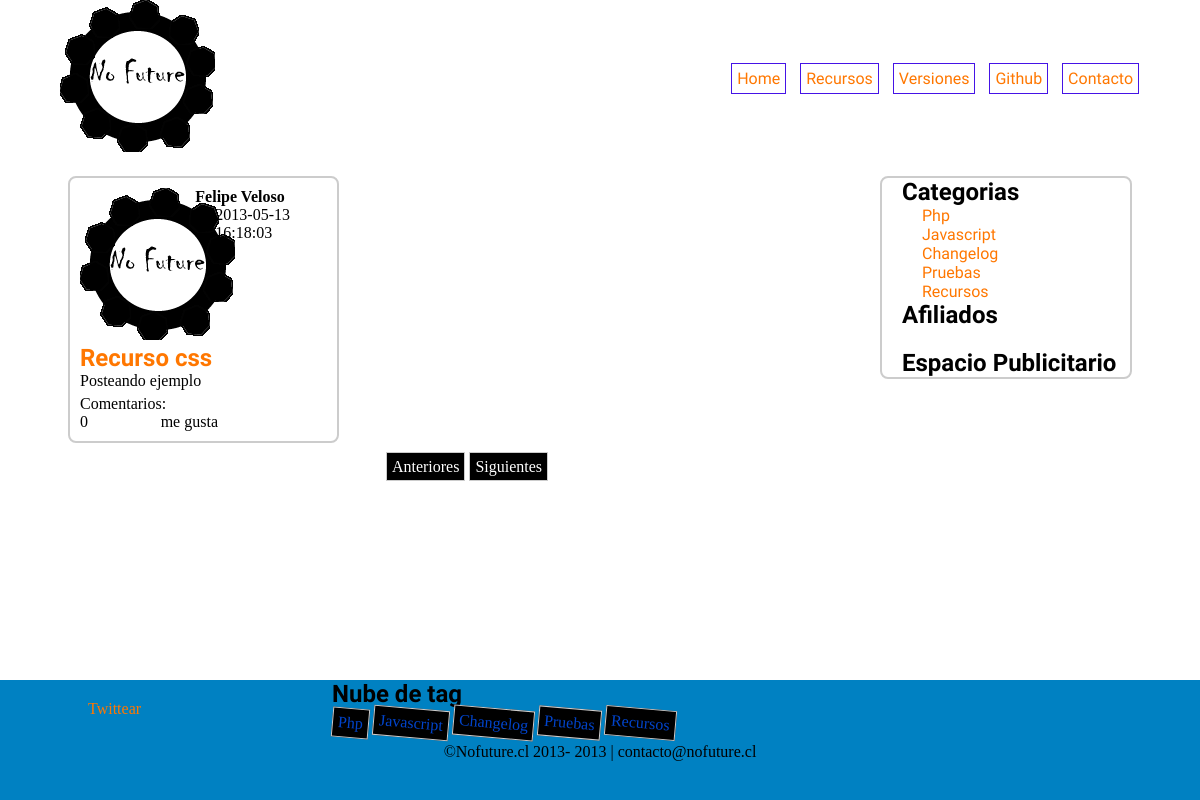
The app's page /recurso.php with its own data.
### tables this page shows
CREATE TABLE IF NOT EXISTS `pagina` (
  `idpagina` int(11) NOT NULL AUTO_INCREMENT,
  `nombre` varchar(100) DEFAULT NULL,
  `link` varchar(100) DEFAULT NULL,
  PRIMARY KEY (`idpagina`)
);

CREATE TABLE IF NOT EXISTS `post` (
  `idpost` int(11) NOT NULL AUTO_INCREMENT,
  `idusuario` int(11) DEFAULT NULL,
  `titulo` varchar(100) DEFAULT NULL,
  `fecha` datetime DEFAULT NULL,
  `contenido` text,
  `categoria` text,
  PRIMARY KEY (`idpost`)
);

CREATE TABLE IF NOT EXISTS `usuario` (
  `idusuario` int(11) NOT NULL AUTO_INCREMENT,
  `nombre` varchar(150) DEFAULT NULL,
  `fechanac` date DEFAULT NULL,
  `correo` varchar(150) DEFAULT NULL,
  `password` varchar(20) DEFAULT NULL,
  `foto` text,
  PRIMARY KEY (`idusuario`)
);

CREATE TABLE IF NOT EXISTS `categoria` (
  `idcategoria` int(11) NOT NULL AUTO_INCREMENT,
  `nombre_categoria` varchar(100) DEFAULT NULL,
  `slug` varchar(100) DEFAULT NULL,
  PRIMARY KEY (`idcategoria`)
);

### class/class.php (called while the page is built, shortened)
<?php
class Conectar{
	public static function con(){
		$con = mysql_connect("localhost","nofuture_bloger","Riraito1221");
		return $con;
	}
}
class blog{
	private $menu_bar = array();
	private $post_cat = array();
	private $categoria = array();
	private $usuario = array();
	public function get_menubar(){
		$sql = ("SELECT * FROM pagina");
		$res = mysql_query($sql,Conectar::con());
		while($reg = mysql_fetch_assoc($res)){
			$this->menu_bar[] = $reg;
		}
		return $this->menu_bar;
	}
	public function get_post_cat($inicio, $categoria){
		$sql = ("SELECT * FROM post WHERE categoria = '$categoria' ORDER BY idpost DESC LIMIT $inicio,10");
		$res = mysql_query($sql, Conectar::con());
		while($reg = mysql_fetch_assoc($res)){
			$this->post_cat[] = $reg;
		}
		return $this->post_cat;
	}
	public function get_cantidad_comentarios($idpost){
		$sql = ("SELECT COUNT(*) AS cuantos FROM comentario WHERE idpost = $idpost");
		$res = mysql_query($sql,Conectar::con());
		if($reg = mysql_fetch_array($res)){
			$total = $reg["cuantos"];
		}
		return $total;
	}
	public function get_categorias(){
		$sql = ("SELECT * FROM categoria");
		$res = mysql_query($sql, Conectar::con());
		while($reg = mysql_fetch_assoc($res)){
			$this->categoria[] = $reg;
		}
		return $this->categoria;
	}
	public function get_usuario($idusuario){
		$sql = ("SELECT * FROM usuario WHERE idusuario = '$idusuario'");
		$res = mysql_query($sql, Conectar::con());
		while($reg = mysql_fetch_assoc($res)){
			$this->usuario[] = $reg;
		}
		return $this->usuario;
	}
}
?>

### recurso.php (the view, shortened to what this page needs)
<?php include('header.php'); ?>
<section id="contenido">
	<?php
	include_once 'class/class.php';
	$blog = new blog();
	if(isset($_GET['pos'])){
		$inicio = $_GET['pos'];
	}
	else{
		$inicio = 0;
	}
	$post = $blog->get_post_cat($inicio, 'recursos');
	?>
	<section id="cuerporecurso">
		<?php for($i = 0; $i< sizeof($post); $i++){?>
		<?php
		$cantidad_comentario = $blog->get_cantidad_comentarios($post[$i]['idpost']);
		$usuario = $blog->get_usuario($post[$i]['idusuario']);
		$texto = str_replace(" ","-", $post[$i]['titulo']);
		?>
		<article class="vertical">
			<div class="fotorecurso">
				<img src="upload/<?php echo $usuario[0]['foto']; ?>"
					alt="Foto de Perfil <?php echo $post[$i]['titulo'] ?>" />
			</div>
			<div class="recursoestilo">
				<div class="autor">
					<?php echo $usuario[0]['nombre']?>
				</div>
				<div class="fecha">
					<?php echo $post[$i]['fecha']?>
				</div>
			</div>
			<div class="noticiarecurso">
				<div class="contenido">
					<h2>
						<a href="<?php echo $texto."c".$post[$i]["idpost"].".php"; ?>"><?php echo $post[$i]['titulo']; ?>
						</a>
					</h2>
					<?php echo $post[$i]['contenido'];?>
				</div>
				<div class="comentarios">
					Comentarios:
					<?php echo $cantidad_comentario ?>
				</div>
				<div class="social">me gusta</div>
			</div>
		</article>
		<?php }?>
		<div align="center" class="paginacion">
			<?php if($inicio == 0){?>
			<a href="javascript:void(0)" class="paginacionbtn">Anteriores</a>
			<?php }else{
				$anterior = $inicio-9;
				?>
			<a href="?pos=<?php echo $anterior;?>" class="paginacionbtn">Anteriores</a>
			<?php } ?>
			<?php if(count($post) == 9){
				$proximo = $inicio+9;
				?>
			<a href="?pos=<?php echo $proximo;?>" class="paginacionbtn">Anteriores</a>
			<?php
			}
			else{
	?>
		<a href="javascript:void(0)" class="paginacionbtn">Siguientes</a>
		<?php }
		?>
		</div>
	</section>
	<aside>
		<?php include('sidebar.php'); ?>
	</aside>
</section>
<footer>
	<?php include('footer.php'); ?>
</footer>
</body>
</html>

### header.php (shortened to what this page needs)
<?php
include_once 'class/class.php';
$blog = new blog();
$menubar =  $blog->get_menubar();
?>
<!DOCTYPE html>
<html>
<head>
<link rel="stylesheet" type="text/css" href="css/estilos.css">
</head>
<body>
	<header>
		<div id="logo" align="left">
			<a href="index.php"><img src="images/logo.png" /> </a>
		</div>
		<nav>
			<ul>
				<?php for($i = 0; $i<sizeof($menubar);$i++){ ?>
				<li><a href="<?php echo $menubar[$i]['link']; ?>"><?php echo $menubar[$i]['nombre'];?>
				</a></li>
				<?php }?>
			</ul>
		</nav>
	</header>

### sidebar.php (shortened to what this page needs)
<?php
include_once 'class/class.php';
$blog = new blog();
$categorias =  $blog->get_categorias();
?>
<ul>
	<li><h2>Categorias</h2></li>
	<?php for($i = 0; $i<sizeof($categorias);$i++){ ?>
	<li><a href="entradas.php?cat=<?php echo $categorias[$i]['slug'];?>"><?php echo $categorias[$i]['nombre_categoria']; ?>
	</a></li>
	<?php }?>
	<li><h2>Afiliados</h2></li>
</ul>
<div id="publicidad">
	<h2>Espacio Publicitario</h2>
</div>

### footer.php (shortened to what this page needs)
<?php
include_once 'class/class.php';
$tager_blog = new blog();
$tager = $tager_blog->get_categorias();
?>
<div id="socialmedia">
	<a href="https://twitter.com/share/" class="twitter-share-button"
		data-count="vertical" data-url="http://nofuture.cl"
		data-text="Visita Nofuture.cl Tu lugar para todo"
		data-via="Nofuturecl" data-lang="es">Twittear</a>
</div>
<div id="nubetags">
	<h2>Nube de tag</h2>
	<?php for($i = 0 ;$i<sizeof($tager);$i++){?>
	<div class="tager">
		<a href="entradas.php?cat=<?php echo $tager[$i]['slug']; ?>"><?php echo $tager[$i]['nombre_categoria']; ?>
		</a>
	</div>
	<?php }?>
</div>
<div id="footer">
	<p>
		&copyNofuture.cl 2013-
		<?php echo date('Y');?>
		| contacto@nofuture.cl
	</p>
</div>

### css/estilos.css (style rules this page uses)
* { border: 0px; margin: 0px; padding: 0px; }
article,figcaption,figure,footer,header,hgroup,nav, section { display: block; }
audio, iframe ,img,video, { max-width: 100%; }
a { color: #F70; font: bold; text-decoration: none; }
section#contenido { margin: 0px auto; max-width: 95%; text-align: center; margin-bottom: 140px; }
header { max-width: 100%; margin-bottom: 20px; }
footer { max-width: 100%; text-align: center; position:fixed; bottom:0; width:100%; height:120px; background-color:#0081C2; }
nav { text-align: right; width: 60%; }
nav, div#logo { display: inline-block; max-width: 100%; text-align: right; vertical-align: middle; }
nav ul { list-style: none; }
nav li { display: inline-block; padding: 5px; }
nav a { font-family: 'Unkempt', cursive; border: 1px solid #4513E6; padding: 5px; transition: all 0.5s linear; }
section#cuerpo,section#cuerporecurso, aside { border-radius: 0.5em; display: inline-block; margin: 0 auto; max-width: 100%; width: 70%; vertical-align: top; }
h2 { font-family: 'Unkempt', cursive; font-weight: bold; }
article,.comentario { border: 2px #CCCCCC solid; border-radius: 0.5em; padding: 10px; text-align: left; margin-bottom: 5px; }
aside { width: 20%; border: 2px #CCCCCC solid; text-align: left; padding-left: 20px; margin-left: 10px; }
aside ul { list-style: none; }
aside li { display: block; }
aside a { font-family: 'Unkempt', cursive; text-align: left; padding-left: 20px; }
div#logo { text-align: left; width: 30%; margin-left: 5%; }
#cuerporecurso { text-align: left; }
#publicidad { margin-top: 20px; }
#socialmedia, #nubetags { display: inline-block; text-align: left; padding-left: 5%; vertical-align: middle; }
#socialmedia { width: 15%; }
#nubetags { width: 70%; }
#footer { width: 95%; display: inline-block; margin-top: 5px; }
.fotorecurso, .recursoestilo { display: inline-block; max-width: 100%; vertical-align: top; }
.fotorecurso { width: 45%; }
.recursoestilo { width: 40%; }
.fecha, .autor { text-align: left; display: inline-block; }
.autor { font-weight: bold; width: 100%; }
.fecha { margin-left: 20px; font-weight: normal; }
.contenido { text-align: left; margin-bottom: 5px; }
.comentarios, .social, .tag { display: inline-block; text-align: left; }
.comentarios { width: 31% }
.social { width: 31% }
.tager { display: inline-block; padding: 5px; border: 1px solid #CCCCCC; background: #000000; transform:rotate(5deg); -webkit-transform:rotate(5deg); }
.tager a { color: #0044CC; }
.vertical { display: inline-block; width: 31%; }
.paginacion { margin-top: 10px; }
.paginacionbtn { border: 1px solid #CCCCCC; background: #000000; color: #FFFFFF; padding: 5px; }

### records on screen
pagina: nombre "Home"
pagina: nombre "Recursos"
pagina: nombre "Versiones"
pagina: nombre "Github"
pagina: nombre "Contacto"
post: idusuario.foto (picture), idusuario.nombre "Felipe Veloso", fecha "2013-05-13 16:18:03", titulo "Recurso css", contenido "Posteando ejemplo", cantidad_comentario "0"
categoria: nombre_categoria "Php"
categoria: nombre_categoria "Javascript"
categoria: nombre_categoria "Changelog"
categoria: nombre_categoria "Pruebas"
categoria: nombre_categoria "Recursos"
